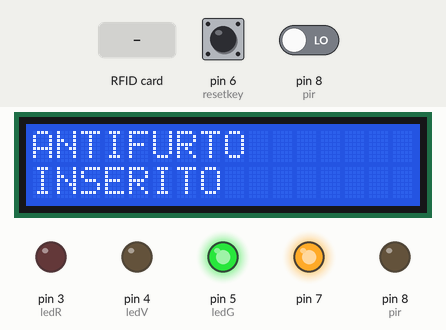
Bench run of a sketch on a simulated Arduino Uno, built with avr-gcc and run on an emulated ATmega328P. Shown: 16×2 character LCD, output pins drawn as LEDs (lit = HIGH). The inputs (shaded band) are chosen by the test bench; at power-on: pin 8 (pir) LOW, pin 6 (resetkey) LOW. EEPROM starts erased; pins used as bus, display or sensor lines are not drawn.

Above: at 6.3 s.
6.4 s: pin 8 (pir) driven HIGH
At 7.0 s:
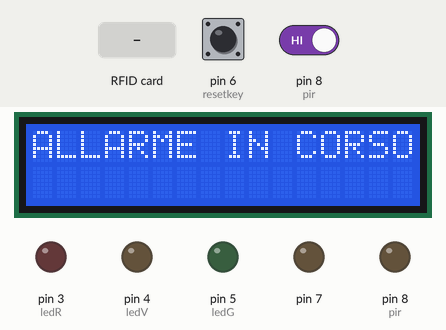
7.9 s: pin 6 (resetkey) pulled HIGH for 0.15 s
At 9.0 s:
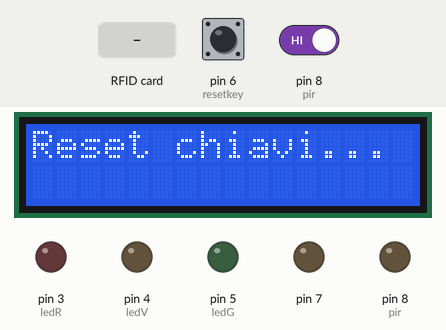
11.0 s: RFID card 5E 7A 19 C4 held to the reader
At 12.9 s:
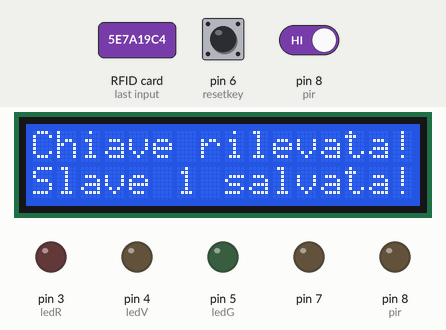
14.0 s: RFID card 5E 7A 19 C4 held to the reader
At 16.2 s:
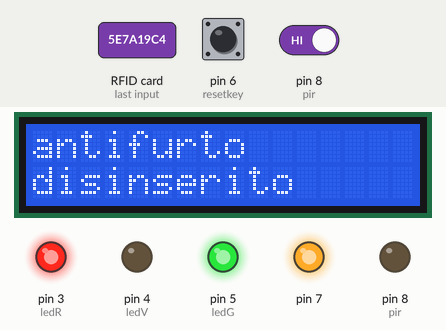
17.0 s: pin 6 (resetkey) pulled HIGH for 1 s
At 17.6 s:
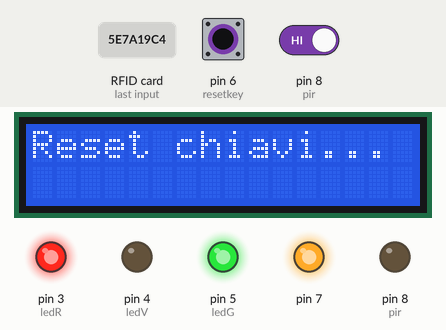
Timing chart, 0 to 20.0 s (numbered marks = the images above; inputs shaded):
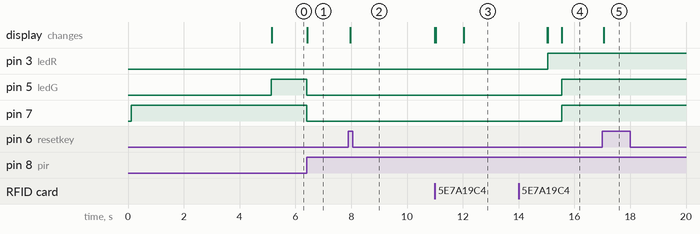

Measured:
- after the input at 6.4 s, pin 5 (ledG), pin 7: HIGH → LOW at once; the display: changes at once (image 1)
- after the input at 7.9 s, the display: changes after 0.07 s (image 2)
- after the input at 11.0 s, the display: first differs from a run without the input at once (image 3 shows a later state)
- after the input at 14.0 s, pin 3 (ledR): LOW → HIGH after 1.0 s; pin 5 (ledG), pin 7: LOW → HIGH after 1.5 s; the display: first differs from a run without the input after 1.0 s (image 4 shows a later state)
- after the input at 17.0 s, the display: changes after 0.06 s (image 5)

The sketch:

Impianto_Allarme.ino
```cpp
#include <SPI.h>
#include <RFID.h>
#include <EEPROM.h>
#include <LiquidCrystal.h>

#define SDA_PIN 10
#define RST_PIN 9
// 41, 111, 83, 178, 167

#define masnum0 41
#define masnum1 111
#define masnum2 83
#define masnum3 178
#define masnum4 167


#define pir 8
#define ledV 4
#define ledR 3
#define ledG 5
#define resetkey 6
#define pausa 1000
RFID rfid(SDA_PIN, RST_PIN);
LiquidCrystal lcd( A0, A1, A2, A3, A4, A5);

boolean antiON = 0;
boolean allarm = 0;
boolean cardmas = 0;
int slave;

int sernum0;
int sernum1;
int sernum2;
int sernum3;
int sernum4;

void setup()
{
  lcd.begin(16, 2);
  SPI.begin();
  rfid.init();
  pinMode(ledR, OUTPUT);
  pinMode(ledV, OUTPUT);
  pinMode(7, OUTPUT);
  pinMode(ledG, OUTPUT);
  pinMode(resetkey, INPUT);
  digitalWrite(7,HIGH);
  lcd.print("Made by Andrea");
  delay(5000);
 }

void loop() {
 slave = EEPROM.read(0);

   if (rfid.isCard()) {
   if(rfid.readCardSerial()){
        sernum0 = rfid.serNum[0];
        sernum1 = rfid.serNum[1];
        sernum2 = rfid.serNum[2];
        sernum3 = rfid.serNum[3];
        sernum4 = rfid.serNum[4];


                if (sernum0 == masnum0
                && sernum1 == masnum1
                && sernum2 == masnum2
                && sernum3 == masnum3
                && sernum4 == masnum4
             ) {
                if (cardmas==0) {
                  lcd.clear();
                  lcd.print("CARD MASTER");
                  delay(1500);
                  lcd.clear();
                  lcd.print("GESTIONE");
                  lcd.setCursor(0,1);
                  lcd.print("CHIAVI");
                  lcd.clear();
                cardmas = 1;
                lcd.setCursor(1, 0);
                lcd.print("Chiavi slave: ");
                lcd.setCursor(15,1);
                lcd.print(slave);
                delay(2000);
                }  else { cardmas = 0;
                  lcd.setCursor(0, 1);
                  lcd.print("Annullato");
                delay(3000);
                }
                }
else if ((sernum0 == EEPROM.read(1) && sernum1 == EEPROM.read(2) && sernum2 == EEPROM.read(3) && sernum3 == EEPROM.read(4) && sernum4 == EEPROM.read(5))|| (sernum0 == EEPROM.read(6) && sernum1 == EEPROM.read(7) && sernum2 == EEPROM.read(8) && sernum3 == EEPROM.read(9) && sernum4 == EEPROM.read(10))  || (sernum0 == EEPROM.read(11) && sernum1 == EEPROM.read(12) && sernum2 == EEPROM.read(13) && sernum3 == EEPROM.read(14) && sernum4 == EEPROM.read(15))) {
         if (antiON == 1) {
                             antiON =0 ;
                             lcd.clear();
                             lcd.print("lettura chiave");
                             delay(1500);
                             lcd.clear();
                             lcd.print("ANTIFURTO");
                             lcd.setCursor(0, 1);
                             lcd.print("INSERITO");
                             delay(8000);
                             digitalWrite(ledR,LOW);
                             pinMode(pir,LOW);
                              digitalWrite(7,LOW);
                             digitalWrite(ledV,HIGH);
                             }
                              else {
                                   antiON = 1;
                                   allarm = 0;
                                   digitalWrite(ledR,HIGH);
                                   digitalWrite(ledV,LOW);
                                   lcd.clear();
                                   lcd.print("lettura chiave");
                                   delay(500);
                                   lcd.clear();
                                   lcd.print("antifurto");
                                   lcd.setCursor(0, 1);
                                   lcd.print("disinserito");
                                   pinMode(pir,HIGH);
                                   digitalWrite(7,HIGH);

                                   }
                }
  // memororizzazione chiave slave

else if (cardmas == 1 && slave == 0) {
                    lcd.clear();
                    lcd.print("Chiave rilevata!");
                    EEPROM.write(0, 1);
                    EEPROM.write(1, sernum0);
                    EEPROM.write(2, sernum1);
                    EEPROM.write(3, sernum2);
                    EEPROM.write(4, sernum3);
                    EEPROM.write(5, sernum4);
                    cardmas = 0;
                    delay(1000);
                    lcd.setCursor(0, 1);
                    lcd.print("Slave 1 salvata!");
                    delay(3000);
                    }

    }


   }

     // letture da parte del pir
     /* se il pir non rileva il movimento il led Giallo e il buzzer si troveranno allo stato SPENTO*/
       if (digitalRead(pir) == HIGH) {
                                   digitalWrite(ledG,LOW);
                                   digitalWrite(7,LOW);

      /*se il pir rileva il movimento il led Giallo e il buzzer si troveranno allo stato ACCESO*/                             }
          else {
          digitalWrite(ledG,HIGH);
          digitalWrite(7,HIGH);

   }

if (digitalRead(pir) == HIGH && antiON == 0 && allarm == 0){

          lcd.clear();
          lcd.print("ALLARME IN CORSO");

         }
      if (digitalRead(pir) == LOW && antiON == 0 && allarm == 0){
         lcd.clear();
         lcd.print("ANTIFURTO");
         lcd.setCursor(0,1);
         lcd.print("INSERITO");
         }
 // reset chiave slave

if (digitalRead(resetkey) == HIGH && cardmas ==0) {
         cardmas = 1;
         for (int i=0; i<16; i++){
           EEPROM.write(i, 0);
             }
         lcd.clear();
         lcd.print("Reset chiavi...");
         delay(3000);
         }

rfid.halt();
}
```
